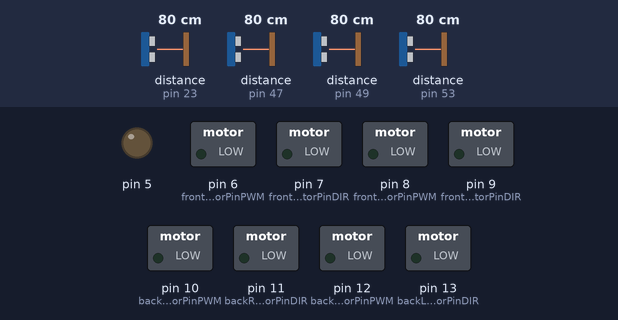
A sketch run on a simulated Arduino Mega 2560, built with avr-gcc and run on an emulated ATmega2560. Shown: switched loads named in the sketch (green lamp = pin HIGH), output pins drawn as LEDs (lit = HIGH). Wiring (inferred from the names in the program): 4 × ultrasonic range finder: trigger pin 22, echo pin 23 / trigger pin 46, echo pin 47 / trigger pin 48, echo pin 49 / trigger pin 52, echo pin 53. The inputs (shaded band) are chosen by the test bench; at power-on: distance to the obstacle (sensors on pin 23, pin 47, pin 49, pin 53) 80 cm. The echo pulse lasts 58.3 µs per cm; pins used as bus, display or sensor lines are not drawn.

Above: at 1.2 s.
1.3 s: distance to the obstacle (sensor on pin 23) set to 42 cm
2.8 s: distance to the obstacle (sensor on pin 23) set to 35 cm
At 4.0 s:
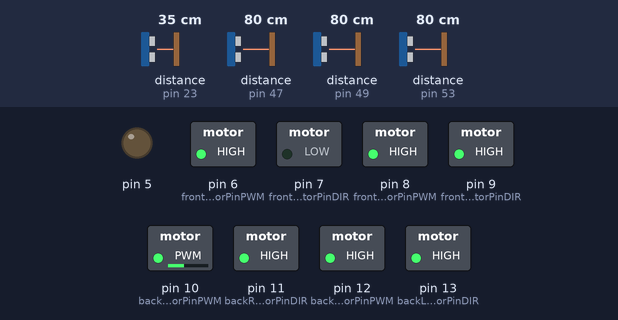
4.3 s: distance to the obstacle (sensor on pin 23) set to 2 cm
At 5.2 s:
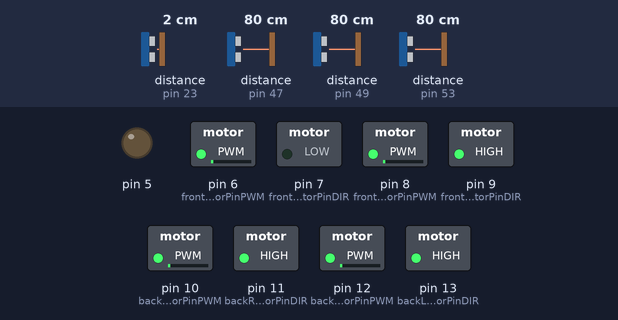
5.8 s: distance to the obstacle (sensor on pin 23) set to 9 cm
At 6.4 s:
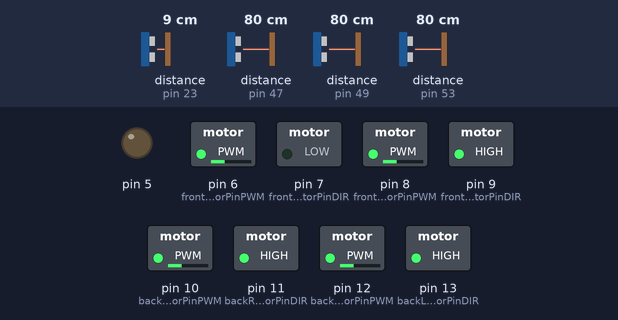
7.3 s: distance to the obstacle (sensor on pin 23) set to 18 cm
At 8.7 s:
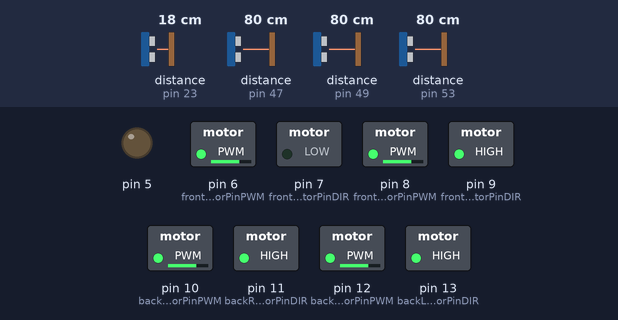
Timing chart, 0 to 9.8 s (numbered marks = the images above; inputs shaded):
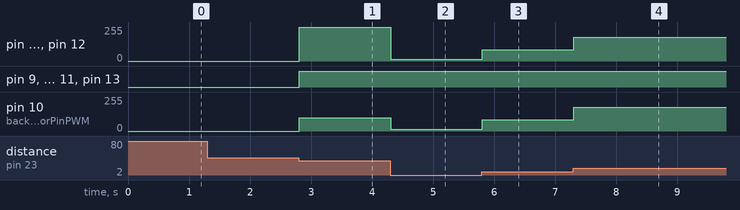

Measured:
- the behaviour switches between 38 and 37 cm on distance to the obstacle (sensor on pin 23) (found by bisection; images 0 and 1)
- after the input at 1.3 s, every drawn part: stays the same
- after the input at 2.8 s, pin 6 (frontLeftMotorPinPWM), pin 8 (frontRightMotorPinPWM), pin 12 (backLeftMotorPinPWM): 0/255 → 255/255 at once; pin 9 (frontRightMotorPinDIR), pin 11 (backRightMotorPinDIR), pin 13 (backLeftMotorPinDIR): LOW → HIGH at once; pin 10 (backRightMotorPinPWM): 0/255 → 100/255 at once
- after the input at 4.3 s, pin 6 (frontLeftMotorPinPWM), pin 8 (frontRightMotorPinPWM), pin 12 (backLeftMotorPinPWM): 255/255 → 12/255 at once; pin 10 (backRightMotorPinPWM): 100/255 → 12/255 at once
- after the input at 5.8 s, pin 6 (frontLeftMotorPinPWM), pin 8 (frontRightMotorPinPWM), pin 10 (backRightMotorPinPWM), pin 12 (backLeftMotorPinPWM): 12/255 → 85/255 at once
- after the input at 7.3 s, pin 6 (frontLeftMotorPinPWM), pin 8 (frontRightMotorPinPWM), pin 10 (backRightMotorPinPWM), pin 12 (backLeftMotorPinPWM): 85/255 → 179/255 at once

The sketch:

codeJun12.ino
```cpp
#define frontRightMotor 2
#define frontLeftMotor 1
#define backRightMotor 3
#define backLeftMotor 4

#define frontRightMotorPinPWM  8
#define frontRightMotorPinDIR  9
#define frontLeftMotorPinPWM  6
#define frontLeftMotorPinDIR  7
#define backRightMotorPinPWM  10
#define backRightMotorPinDIR  11
#define backLeftMotorPinPWM  12
#define backLeftMotorPinDIR  13


#define leftTrigPin 52
#define leftEchoPin 53
#define rightTrigPin 22
#define rightEchoPin 23
#define frontTrigPin 48
#define frontEchoPin 49
#define backTrigPin 46
#define backEchoPin 47
#define rotationTrigPin 50
#define rotationEchoPin 51

#define leftDistanceArray 1
#define rightDistanceArray 2
#define backDistanceArray 3
#define frontDistanceArray 4
#define rotationDistanceArray 5
#define distanceFromWall (15*26)
enum directions {
  north, south, east, west
};
int robotDirection = east;
int robotFutureDirection = east;
int lastChangeInDirection;
/* quick reference
 *
 *  robot moving speed = 100 PWM
 *  X is the long axis on the field
 *  Y is the short axis on the field
 *  the robot always faces east
 *
 *
 *
 *
 *
 *
 */
 //int SPEED = 50; //Speed constant for testing
//boolean[][] mazeMap = new boolean[25][9]; //[x][y]

//Walls: North, East, South, West

//************************PING SENSOR METHODS ***************************//
//Unified distance method
long getDistanceValue(int direction)
{
long duration, distance;
int trigPin, echoPin;
switch(direction) {
case east:
trigPin = frontTrigPin;
echoPin = frontEchoPin;
break;
case west:
trigPin = backTrigPin;
echoPin = backEchoPin;
break;
case north:
trigPin = leftTrigPin;
echoPin = leftEchoPin;
break;
case south:
trigPin = rightTrigPin;
echoPin = rightEchoPin;
break;
}
digitalWrite(trigPin, LOW);
delayMicroseconds(2);
digitalWrite(trigPin, HIGH);
delayMicroseconds(10);
digitalWrite(trigPin, LOW);
duration = pulseIn(echoPin, HIGH);
distance = duration / 5.59;

return distance;
}

long getRightDistanceValue()
{
  long duration, distance;
  digitalWrite(rightTrigPin, LOW);
  delayMicroseconds(2);
  digitalWrite(rightTrigPin, HIGH);
  delayMicroseconds(10);
  digitalWrite(rightTrigPin, LOW);
  duration = pulseIn(rightEchoPin, HIGH);
  distance = duration / 5.59;

  return distance;
}
long getLeftDistanceValue()
{
  long duration, distance;
  digitalWrite(leftTrigPin, LOW);
  delayMicroseconds(2);
  digitalWrite(leftTrigPin, HIGH);
  delayMicroseconds(10);
  digitalWrite(leftTrigPin, LOW);
  duration = pulseIn(leftEchoPin, HIGH);
  distance = duration / 5.59;

  return distance;
}

long getFrontDistanceValue()
{
  long duration, distance;
  digitalWrite(frontTrigPin, LOW);
  delayMicroseconds(2);
  digitalWrite(frontTrigPin, HIGH);
  delayMicroseconds(10);
  digitalWrite(frontTrigPin, LOW);
  duration = pulseIn(frontEchoPin, HIGH);
  distance = duration / 5.59;

  return distance;
}
long getBackDistanceValue()
{
  long duration, distance;
  digitalWrite(backTrigPin, LOW);
  delayMicroseconds(2);
  digitalWrite(backTrigPin, HIGH);
  delayMicroseconds(10);
  digitalWrite(backTrigPin, LOW);
  duration = pulseIn(backEchoPin, HIGH);
  distance = duration / 5.59;

  return distance;
}
long getRotationDistanceValue()
{
  long duration, distance;
  digitalWrite(rotationTrigPin, LOW);
  delayMicroseconds(2);
  digitalWrite(rotationTrigPin, HIGH);
  delayMicroseconds(10);
  digitalWrite(rotationTrigPin, LOW);
  duration = pulseIn(rotationEchoPin, HIGH);
  distance = duration / 5.59;

  return distance;
}
bool isWallOnRight() {
  if (getRightDistanceValue() < distanceFromWall) {

    return true;
  }
  else {

    return false;
  }
}
bool isWallOnLeft() {
  if (getLeftDistanceValue() < distanceFromWall) {

    return true;
  }
  else {

    return false;
  }
}
bool isWallOnFront() {
  if (getFrontDistanceValue() < distanceFromWall) {

    return true;
  }
  else {

    return false;
  }
}
bool isWallOnBack() {
  if (getBackDistanceValue() < distanceFromWall) {

    return true;
  }
  else {

    return false;
  }
}
//************************MOVING METHODS ***************************//

void setMotorSpeed(char motor, int velocity) {
  int motorPWM = motor * 2 + 4;
  int motorDIR = motor * 2 + 5;
  analogWrite(motorPWM, abs(velocity));//0 =0% 255= 100%
  if (velocity > 0) {
    digitalWrite(motorDIR, HIGH);//current flow from A - TO - B
  }
  else {
    digitalWrite(motorDIR, LOW);//current flow from B - TO - A
  }
}

void setMotorSpeeds(int backLeft, int backRight, int frontLeft, int frontRight)
{
  setMotorSpeed(backLeftMotor, backLeft);
  setMotorSpeed(backRightMotor, -backRight);// this motor is inverted becuase of a wireing issue.
  setMotorSpeed(frontLeftMotor,  frontLeft);
  setMotorSpeed(frontRightMotor, frontRight);
}
void setRobotSpeed(int x, int y, int r)
{
  int frontLeft = x + y * PI / 2 - r;
  int frontRight = -x + y * PI / 2 + r;
  int backLeft = -x + y * PI / 2 - r;
  int backRight = x + y * PI / 2 + r;
  setMotorSpeeds(backLeft, backRight, frontLeft, frontRight);
}

void setup() {
  // put your setup code here, to run once:
  Serial.begin(9600);
  for (int I = 5; I < 14; I++) {// go through ports 6-13 and set them to output
    pinMode(I, OUTPUT);//PWM is done through analog write
  }
  pinMode(rightTrigPin, OUTPUT);
  pinMode(rightEchoPin, INPUT);
  pinMode(leftTrigPin, OUTPUT);
  pinMode(leftEchoPin, INPUT);
  pinMode(frontTrigPin, OUTPUT);
  pinMode(frontEchoPin, INPUT);
  pinMode(backTrigPin, OUTPUT);
  pinMode(backEchoPin, INPUT);
  pinMode(rotationTrigPin, OUTPUT);
  pinMode(rotationEchoPin, INPUT);
}
void corectRotation() {

  int rotationOffset = getLeftDistanceValue() - getRotationDistanceValue();
  Serial.println(rotationOffset);
  setRobotSpeed(0, 0, rotationOffset * 3);
}


void allign() {
  int x = 0;
  int y = 0;
  int r = 0;
  //** X correction **//

  if (isWallOnRight()) {
    x = 5 - getRightDistanceValue();
  }
  else if (isWallOnLeft()) {
    x = getLeftDistanceValue() - 5 ;
  }
  else;


  /** Y correction * //
  if (isWallOnFront()) {
    y = 5 - getFrontDistanceValue();
  }
  else if (isWallOnBack()) {
    y = getBackDistanceValue() - 5 ;
  }
  else;*/

  setRobotSpeed(x,y,0);
}


//*********************** LOOP METHOD ***************************//

void loop() {

  if (robotDirection == north) {

    if (!isWallOnFront()) {
      robotDirection = east;
    }//if the block east is empty
    else if (!isWallOnRight()) {
      robotDirection = north;
    }
    else if (!isWallOnBack()) {
      robotDirection = west;
    }
    else if (!isWallOnLeft()) {
      robotDirection = south;
    }
  } else if (robotDirection == east) {

    if (!isWallOnLeft()) {
      robotDirection = south;
    }

    else if (!isWallOnFront()) {
      robotDirection = east;
    }//north
    else if (!isWallOnRight()) {
      robotDirection = north;
    } else if (!isWallOnBack()) {
      robotDirection = west;
    }
  } else if (robotDirection == south) {

    if (!isWallOnBack()) {
      robotDirection = west;
    }
    else if (!isWallOnLeft()) {
      robotDirection = south;
    }
    else if (!isWallOnFront()) {
      robotDirection = east;
    }
    else if (!isWallOnRight()) {
      robotDirection = north;//north
    }
  } else if (robotDirection == west) {
    if (!isWallOnRight()) {
      robotDirection = north;
    }
    else if (!isWallOnBack) {
      robotDirection = west;
    }
    else if (!isWallOnLeft()) {
      robotDirection = south;
    } else if (!isWallOnFront()) {
      robotDirection = east;
    }
  }


  /*if (millis() - lastChangeInDirection > 1910) {
    lastChangeInDirection = millis();
    Serial.print(isWallOnFront());
    Serial.print(isWallOnBack());
    Serial.print(isWallOnLeft());
    Serial.print(isWallOnRight());
    //Serial.println(getFrontDistanceValue());
    switch (robotDirection) {
      case north:
        Serial.println("north");
        setRobotSpeed(0, 50, 0);
        break;
      case south:
        Serial.println("south");
        setRobotSpeed(0, -50, 0);
        break;
      case east:
        Serial.println("east");
        setRobotSpeed(-50, 0, 0);
        break;
      case west:
        Serial.println("west");
        setRobotSpeed(50, 0, 0);
        break;
      default :
        Serial.println("ERROR");
        break;

    }
  }*/


  allign();
}
```
